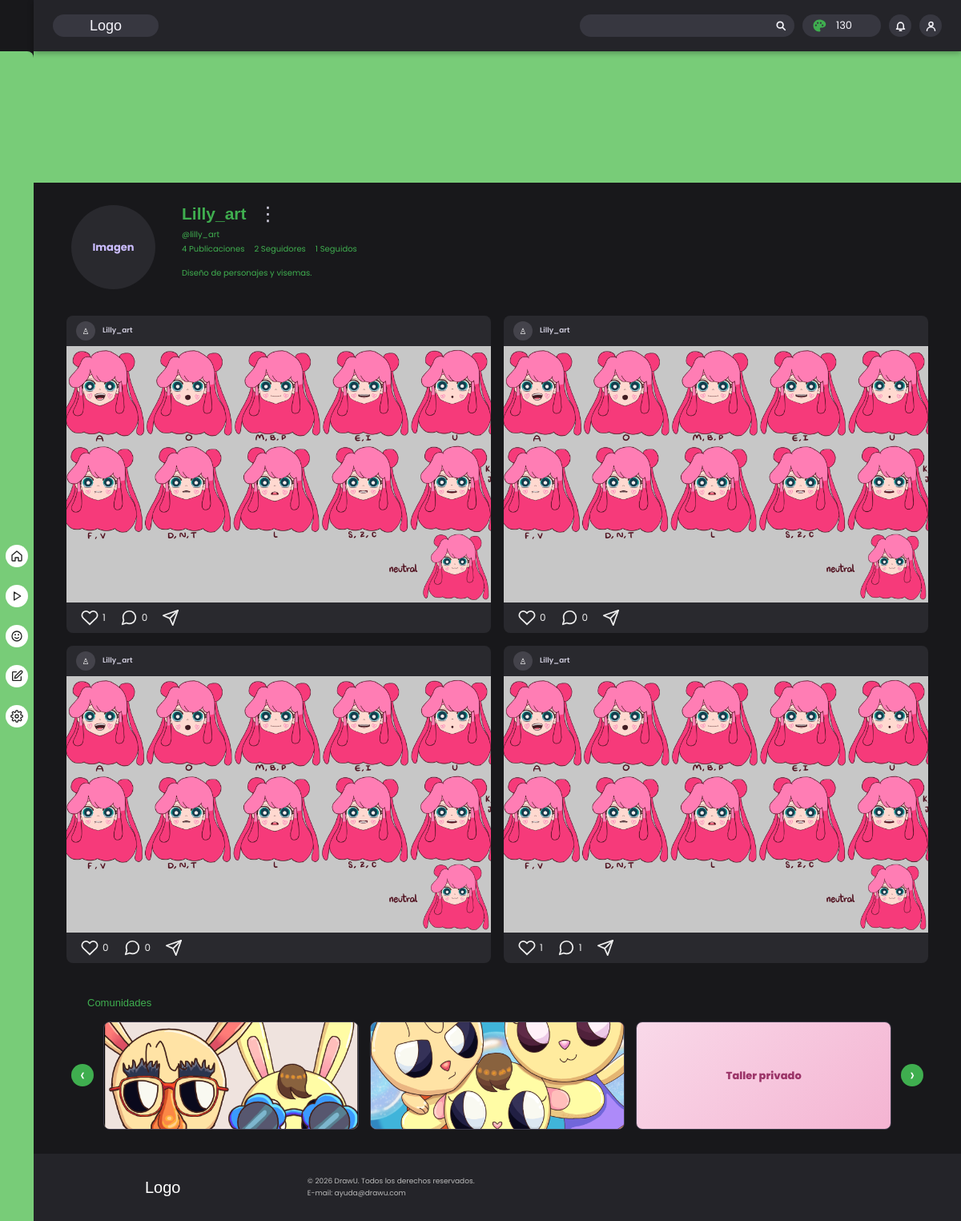
The app's page /views/usuario_propio.php (signed in) with its own data.
### tables this page shows
CREATE TABLE comunidades (
    id_comunidad INT UNSIGNED NOT NULL AUTO_INCREMENT,
    id_creador INT UNSIGNED NOT NULL,
    slug VARCHAR(80) NOT NULL,
    titulo VARCHAR(150) NOT NULL,
    descripcion TEXT DEFAULT NULL,
    contenido TEXT DEFAULT NULL,
    privacidad ENUM('publica','privada') NOT NULL DEFAULT 'publica',
    fecha_creacion TIMESTAMP NOT NULL DEFAULT CURRENT_TIMESTAMP,
    fecha_edicion TIMESTAMP NULL DEFAULT NULL,
    imagen_perfil VARCHAR(500) DEFAULT NULL,
    imagen_banner VARCHAR(500) DEFAULT NULL,
    PRIMARY KEY (id_comunidad),
    UNIQUE KEY uq_comunidad_slug (slug),
    KEY fk_comunidad_creador (id_creador),
    CONSTRAINT fk_comunidad_creador
        FOREIGN KEY (id_creador) REFERENCES usuarios (id_usuario)
);

### views/includes/app.php (called while the page is built, shortened)
<?php
require_once __DIR__ . '/../conexion.php';
function e($valor): string
{
    return htmlspecialchars((string) $valor, ENT_QUOTES, 'UTF-8');
}
function url(?string $ruta): string
{
    $ruta = trim((string) $ruta);
    if ($ruta === '') {
        return '';
    }
    return '../' . ltrim($ruta, './');
}
function idUsuarioActual(): ?int
{
    return isset($_SESSION['id_usuario']) ? (int) $_SESSION['id_usuario'] : null;
}
function usuarioActual(bool $recargar = false): ?array
{
    static $usuario = null;
    $id = idUsuarioActual();
    if ($usuario === null || $recargar) {
        $usuario = obtenerUsuario($id) ?: null;
    }
    return $usuario;
}
function obtenerUsuario(int $idUsuario): ?array
{
    $sql = 'SELECT *
            FROM vista_usuario_completo
            WHERE id_usuario = ?';
    $consulta = conexion()->prepare($sql);
    $consulta->execute([$idUsuario]);
    return $consulta->fetch() ?: null;
}
function requerirLogin(bool $exigirMascota = true): array
{
    $usuario = usuarioActual();
    return $usuario;
}
function obtenerPublicaciones(array $filtros = [], int $limite = 20): array
{
    $yo = idUsuarioActual() ?? 0;
    $donde = [
        'NOT EXISTS (
            SELECT 1 FROM bloqueos b
            WHERE b.id_bloqueador = :yo_b
            AND b.id_bloqueado = p.id_usuario
        )',
        "(p.id_comunidad IS NULL
          OR p.comunidad_privacidad = 'publica'
          OR EXISTS (
              SELECT 1 FROM comunidades_usuarios cu
              WHERE cu.id_comunidad = p.id_comunidad
              AND cu.id_usuario = :yo_m
          ))"
    ];
    $parametros = [
        ':yo_b' => $yo,
        ':yo_m' => $yo,
        ':yo_l' => $yo,
        ':yo_s' => $yo
    ];
    foreach (['id_comunidad', 'id_usuario', 'id_reto'] as $campo) {
        if (!empty($filtros[$campo])) {
            $donde[] = "p.$campo = :$campo";
            $parametros[":$campo"] = (int) $filtros[$campo];
        }
    }
    $orden = ($filtros['orden'] ?? 'recientes') === 'likes'
        ? 'p.total_likes DESC, p.fecha_publicacion DESC'
        : 'p.fecha_publicacion DESC, p.id_publicacion DESC';
    $limite = max(1, (int) $limite);
    $sql = "SELECT
                p.*,
                EXISTS (
                    SELECT 1 FROM likes_publicaciones l
                    WHERE l.id_publicacion = p.id_publicacion
                    AND l.id_usuario = :yo_l
                ) AS liked,
                EXISTS (
                    SELECT 1 FROM seguimientos s
                    WHERE s.id_seguidor = :yo_s
                    AND s.id_seguido = p.id_usuario
                ) AS siguiendo
            FROM vista_publicaciones_detalle p
            WHERE " . implode(' AND ', $donde) . "
            ORDER BY $orden
            LIMIT $limite";
    $consulta = conexion()->prepare($sql);
    $consulta->execute($parametros);
    return $consulta->fetchAll();
}
function obtenerComunidades(array $opciones = []): array
{
    $yo = idUsuarioActual() ?? 0;
    $donde = [];
    $parametros = [':yo' => $yo];
    if (!empty($opciones['id_miembro'])) {
        $donde[] = 'EXISTS (
            SELECT 1 FROM comunidades_usuarios m
            WHERE m.id_comunidad = c.id_comunidad
            AND m.id_usuario = :id_miembro
        )';
        $parametros[':id_miembro'] = (int) $opciones['id_miembro'];
    }
    $sql = 'SELECT
                c.*,
                EXISTS (
                    SELECT 1 FROM comunidades_usuarios cu
                    WHERE cu.id_comunidad = c.id_comunidad
                    AND cu.id_usuario = :yo
                ) AS es_miembro
            FROM vista_comunidades_detalle c';
    if (!empty($donde)) {
        $sql .= ' WHERE ' . implode(' AND ', $donde);
    }
    $sql .= ' ORDER BY c.total_miembros DESC,
                      c.fecha_creacion DESC';
    $consulta = conexion()->prepare($sql);
    $consulta->execute($parametros);
    return $consulta->fetchAll();
}

### views/conexion.php (called while the page is built, shortened)
<?php
function conexion(): PDO
{
    static $pdo = null;
    if ($pdo instanceof PDO) {
        return $pdo;
    }
    $config = [
        'host' => '127.0.0.1',
        'port' => PUERTO_MEMO,
        'db'   => 'drawu',
        'user' => 'root',
        'pass' => PASS_MEMO,
    ];
    $dsn = sprintf(
        'mysql:host=%s;port=%d;dbname=%s;charset=utf8mb4',
        $config['host'],
        (int) $config['port'],
        $config['db']
    );
    $pdo = new PDO($dsn, $config['user'], $config['pass'], [
        PDO::ATTR_ERRMODE            => PDO::ERRMODE_EXCEPTION,
        PDO::ATTR_DEFAULT_FETCH_MODE => PDO::FETCH_ASSOC,
        PDO::ATTR_EMULATE_PREPARES   => false,
    ]);
    return $pdo;
}

### views/usuario_propio.php (the view, shortened to what this page needs)
<?php
require_once __DIR__ . '/includes/app.php';
$usuario = requerirLogin();
$yo = (int) $usuario['id_usuario'];
$misPublicaciones = obtenerPublicaciones(['id_usuario' => $yo], 40);
$misComunidades = obtenerComunidades(['id_miembro' => $yo]);
$coloresFallback = ['boomy', 'redisenos', 'arte', 'historias'];
$imgPerfilUrl = url($usuario['imagen_perfil']);
$colorMascotaPropia = $usuario['mascota_color'] ?: match ((int) ($usuario['id_mascota_activa'] ?? 1)) {
    2 => 'aqua',
    3 => 'verde',
    default => 'morado',
};
?>
<!DOCTYPE html>
<html lang="es">
<head>
    <link
        href="https://cdn.jsdelivr.net/npm/bootstrap@5.3.8/dist/css/bootstrap.min.css"
        rel="stylesheet"
    >
    <link rel="stylesheet" href="../assets/css/style.css?v=<?= filemtime(__DIR__ . '/../assets/css/style.css') ?>">
    <link rel="stylesheet" href="../assets/css/usuario_propio.css?v=<?= filemtime(__DIR__ . '/../assets/css/usuario_propio.css') ?>">
    <link rel="stylesheet" href="../assets/css/publicaciones.css?v=<?= filemtime(__DIR__ . '/../assets/css/publicaciones.css') ?>">
</head>
<body>
    <?php include __DIR__ . '/includes/header/header.php'; ?>
    <?php include __DIR__ . '/includes/navbar.php'; ?>
    <header class="banner banner-propio banner-mascota-<?= e($colorMascotaPropia) ?>">
    </header>
    <section class="perfil">
        <div class="contenedor-foto">
            <button
                class="foto-perfil"
                id="fotoPerfil"
                type="button"
                aria-label="Opciones de foto de perfil"
                aria-expanded="false">
                <?php if ($imgPerfilUrl !== ''): ?>
                    <img src="<?= e($imgPerfilUrl) ?>" alt="Foto de perfil">
                <?php else: ?>
                    <span id="textoFoto">Imagen</span>
                <?php endif; ?>
            </button>
        </div>
        <div class="datos-perfil">
            <div class="nombre-con-menu">
                <h1 id="nombreUsuario"><?= e($usuario['nombre_usuario']) ?></h1>
                <button
                    class="tres-puntos"
                    id="opcionesUsuario"
                    type="button"
                    aria-label="Opciones del perfil"
                    aria-expanded="false">
                    ⋮
                </button>
            </div>
            <div class="estadisticas">
                <span id="nombreHandle">@<?= e(strtolower($usuario['nombre_usuario'])) ?></span>
                <div>
                    <span><?= (int) $usuario['total_publicaciones'] ?> Publicaciones</span>
                    <span><?= (int) $usuario['total_seguidores'] ?> Seguidores</span>
                    <span><?= (int) $usuario['total_seguidos'] ?> Seguidos</span>
                </div>
            </div>
            <p id="descripcionPerfil">
                <?= e($usuario['descripcion_perfil'] ?: 'Sin descripción') ?>
            </p>
        </div>
    </section>
    <section class="publicaciones">
        <?php foreach ($misPublicaciones as $pub):
            $imgPub = url($pub['ruta_imagen']);
            $liked = !empty($pub['liked']);
            $textoPub = trim((string) ($pub['titulo'] ? ($pub['titulo'] . ': ' . $pub['descripcion']) : $pub['descripcion']));
        ?>
            <article class="publicacion" data-publicacion-id="<?= (int) $pub['id_publicacion'] ?>">
                <header class="encabezado-publicacion">
                    <span class="avatar-mini">♙</span>
                    <a class="autor-publicacion" href="usuario_propio.php"><?= e($pub['nombre_usuario']) ?></a>
                </header>
                <?php if ($imgPub !== ''): ?>
                    <div class="imagen-publicacion">
                        <img
                            src="<?= e($imgPub) ?>"
                            alt="<?= e($textoPub ?: 'Publicación de ' . $pub['nombre_usuario']) ?>">
                    </div>
                <?php endif; ?>
                <footer class="acciones-publicacion">
                    <button class="accion accion-like<?= $liked ? ' liked' : '' ?>" type="button" aria-label="Me gusta" aria-pressed="<?= $liked ? 'true' : 'false' ?>"><span class="contador"><?= (int) $pub['total_likes'] ?></span></button>
                    <button class="accion accion-comentar" type="button" aria-label="Comentarios"><svg viewBox="0 0 24 24" fill="none" stroke="currentColor" stroke-width="1.9" stroke-linecap="round" stroke-linejoin="round"><path d="M21 11.5a8.4 8.4 0 0 1-.9 3.8 8.5 8.5 0 0 1-7.6 4.7 8.4 8.4 0 0 1-3.8-.9L3 21l1.9-5.7a8.4 8.4 0 0 1-.9-3.8A8.5 8.5 0 0 1 8.7 3.9a8.4 8.4 0 0 1 3.8-.9h.5a8.5 8.5 0 0 1 8 8z"/></svg><span class="contador"><?= (int) $pub['total_comentarios'] ?></span></button>
                    <button class="accion accion-compartir" type="button" aria-label="Compartir"><svg viewBox="0 0 24 24" fill="none" stroke="currentColor" stroke-width="1.9" stroke-linecap="round" stroke-linejoin="round"><path d="m22 2-7 20-4-9-9-4Z"/><path d="M22 2 11 13"/></svg></button>
                </footer>
            </article>
        <?php endforeach; ?>
    </section>
    <section class="seccion-comunidades">
        <h2>Comunidades</h2>
        <div class="carrusel">
            <button
                class="flecha"
                id="anterior"
                type="button"
                aria-label="Comunidades anteriores">
                ‹
            </button>
            <div class="ventana-carrusel" id="ventanaCarrusel">
                <div class="pista-carrusel" id="pistaCarrusel">
                    <?php foreach ($misComunidades as $idx => $com):
                        $colorFb = $coloresFallback[$idx % count($coloresFallback)];
                        $imgCom = url($com['imagen_perfil'] ?: $com['imagen_banner']);
                    ?>
                        <article class="comunidad" tabindex="0">
                            <?php if ($imgCom !== ''): ?>
                                <img
                                    src="<?= e($imgCom) ?>"
                                    alt="Comunidad <?= e($com['titulo']) ?>"
                                    onerror="this.style.display='none';">
                            <?php endif; ?>
                            <div class="portada-fallback <?= e($colorFb) ?>">
                                <span><?= e($com['titulo']) ?></span>
                            </div>
                        </article>
                    <?php endforeach; ?>
                </div>
            </div>
            <button class="flecha" id="siguiente" type="button" aria-label="Siguientes comunidades">›
            </button>
        </div>
    </section>
    <?php include __DIR__ . '/includes/footer.php'; ?>
</body>
</html>

### assets/css/style.css (style rules this page uses)
:root { --purple: #8b75f0; --primary-color: #8b75f0; --primary-hover: #6a4fe0; --primary-light: #c4b5ff; --sidebar-bg: #a48aff; --footer-bg: #d2c9ff; --theme-text-color: #8f79f1; --theme-wave-img: url("../img/fondos/Vector 1-morado.png"); }
body.tema-pet-verde, html.tema-pet-verde { --purple: #3fae4f; --primary-color: #3fae4f; --primary-hover: #2a8a38; --primary-light: #b5e8b0; --sidebar-bg: #78cc78; --footer-bg: #cdeece; --theme-text-color: #3fae4f; --theme-wave-img: url("../img/fondos/Vector 1-verde.png"); }
body.oscuro { background: #18181b; color: #f1eff7; }
body { font-family: Arial, sans-serif; }
h1, h2, h3, h4, h5, h6 { font-family: "Monument", sans-serif; font-weight: 400; color: var(--theme-text-color, #8f79f1); transition: color 0.3s ease; }
body { margin: 0; }

### assets/css/publicaciones.css (style rules this page uses)
.acciones-publicacion { height: auto !important; padding: 8px 18px !important; gap: 18px !important; }
.accion { border: 0; background: transparent; padding: 0; display: flex; align-items: center; gap: 5px; cursor: pointer; color: #111; font: 400 12px Poppins, Arial, sans-serif; }
.accion svg { width: 22px; height: 22px; }
a.autor-publicacion { color: inherit; text-decoration: none; font-weight: 600; }
body.oscuro .accion { color: #eee; }

### views/includes/header/header.css (style rules this page uses)
body { margin: 0; }

### views/includes/navbar.css (style rules this page uses)
body { padding-left: 42px; }
body.oscuro { background: #18181b; color: #eee; }
body.oscuro .accion { color: #eee; }

### records on screen
comunidades: imagen_perfil (picture)
comunidades: imagen_perfil (picture)
comunidades: titulo "Taller privado"

### other values on screen
$usuarioHeader['drawings'] "130"
$usuario['nombre_usuario'] "Lilly_art"
$usuario['nombre_usuario'] "lilly_art"
$usuario['total_publicaciones'] "4"
$usuario['total_seguidores'] "2"
$usuario['total_seguidos'] "1"
$usuario['descripcion_perfil'] ?: 'Sin descripción' "Diseño de personajes y visemas."
$pub['nombre_usuario'] "Lilly_art"
$pub['total_likes'] "1"
$pub['total_comentarios'] "0"
$pub['total_likes'] "0"
$pub['total_comentarios'] "1"
